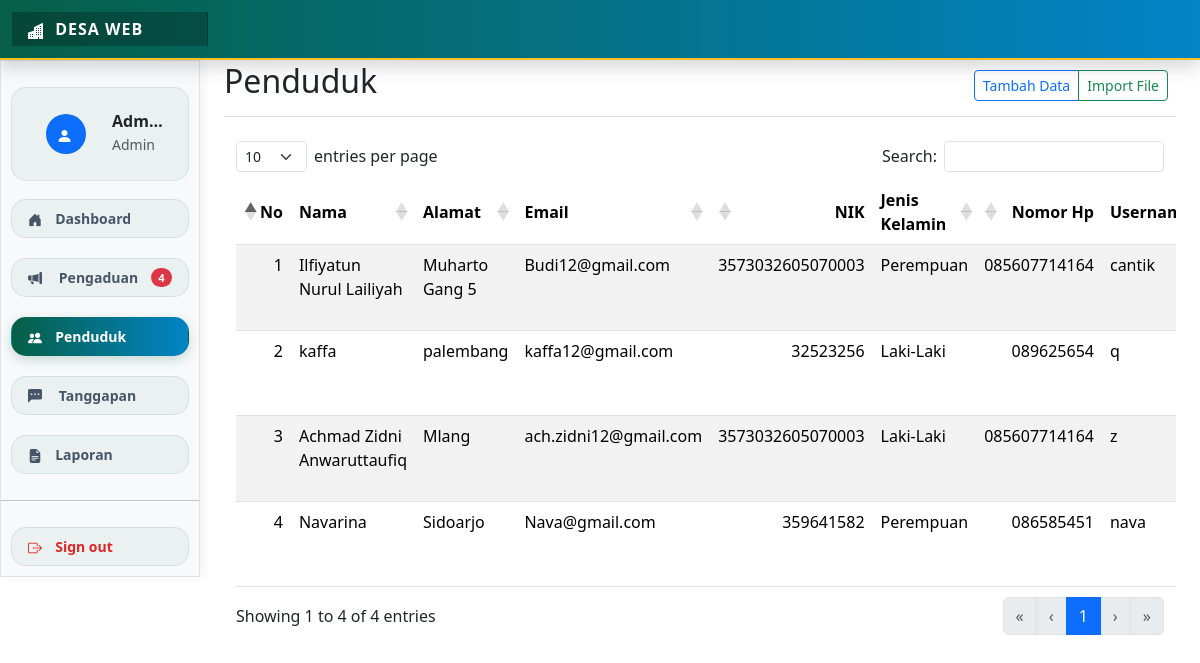
Screenshot of /pelapor.php (signed in) with the database file from the repository.
### tables this page shows
CREATE TABLE `pelapor` (
  `id_pelapor` int(225) NOT NULL,
  `nama` varchar(50) NOT NULL,
  `alamat` varchar(225) NOT NULL,
  `email` varchar(50) NOT NULL,
  `nik` varchar(16) NOT NULL,
  `jk` varchar(20) NOT NULL,
  `no_hp` varchar(12) NOT NULL,
  `username` varchar(20) NOT NULL,
  `password` varchar(20) NOT NULL,
  `id_user` int(225) DEFAULT NULL
);

CREATE TABLE `user` (
  `id_user` int(225) NOT NULL,
  `username` varchar(50) NOT NULL,
  `password` varchar(50) NOT NULL,
  `status` varchar(20) NOT NULL
);

### pelapor.php (the view, shortened to what this page needs)
<!DOCTYPE html>
<html>
<head>
  <link href="datatables.css" rel="stylesheet">
  <link href="style-custom.css" rel="stylesheet">
</head>
<body>
  <?php
  if ($_SESSION['role'] == 'admin'){
  include 'navbar.php';
  ?>
  <div class="container-fluid">
    <div class="row">
      <main class="col-md-9 ms-sm-auto col-lg-10 px-md-4 pt-3" style="position: absolute; top: 30px; right: 0;">
        <div class="d-flex justify-content-between flex-wrap flex-md-nowarp align-items-center pt-3 pb-2 mb-3 border-bottom">
          <h1 class="h2">Penduduk</h1>
          <div class="btn-toolbar mb-2 mb-md-0">
            <div class="btn-group me-2">
              <button type="button" class="btn btn-sm btn-outline-primary" data-bs-toggle="modal" data-bs-target="#tambah">Tambah Data</button>
              <button type="button" class="btn btn-sm btn-outline-success" data-bs-toggle="modal" data-bs-target="#importFile">Import File</button>
            </div>
          </div>
        </div>
        <div class="table-responsive">
          <table class="table table-striped" id="table">
            <thead>
              <tr>
                <th>No</th>
                <th>Nama</th>
                <th>Alamat</th>
                <th>Email</th>
                <th>NIK</th>
                <th>Jenis Kelamin</th>
                <th>Nomor Hp</th>
                <th>Username</th>
              </tr>
            </thead>
            <tbody>
              <?php
              $query_pelapor = mysqli_query($db,"SELECT * FROM pelapor");
              if (mysqli_num_rows($query_pelapor) == 0) {
                echo "<tr align='center'><td colspan='10'>Data Kosong</td></tr>";
              } else {
                $no = 1;
                while ($data = mysqli_fetch_assoc($query_pelapor)) {
                  $q_u = mysqli_query($db,"SELECT * FROM user WHERE id_user = '$data[id_user]'");
                  $query_user = mysqli_fetch_assoc($q_u);
                  ?>
                  <tr>
                    <td><?= $no++ ?></td>
                    <td><?= $data['nama'] ?></td>
                    <td><?= $data['alamat'] ?></td>
                    <td><?= $data['email'] ?></td>
                    <td><?= $data['nik'] ?></td>
                    <td><?= $data['jk'] ?></td>
                    <td><?= $data['no_hp'] ?></td>
                    <td><?= $query_user['username'] ?? '-' ?></td>
                  </tr>
                <?php }
              } ?>
            </tbody>
          </table>
        </div>
      </main>
    </div>
  </div>
</body>
</html>
  <?php } ?>

### style.css (style rules this page uses)
:root { --primary-malang: #065f46; --secondary-malang: #0284c7; --accent-malang: #fbbf24; }

### rows the page displays
pelapor: nama "Ilfiyatun Nurul Lailiyah", alamat "Muharto Gang 5", email "Budi12@gmail.com", nik "3573032605070003", jk "Perempuan", no_hp "085607714164", id_user.username "cantik"
pelapor: nama "kaffa", alamat "palembang", email "kaffa12@gmail.com", nik "32523256", jk "Laki-Laki", no_hp "089625654", id_user.username "q"
pelapor: nama "Achmad Zidni Anwaruttaufiq", alamat "Mlang", email "ach.zidni12@gmail.com", nik "3573032605070003", jk "Laki-Laki", no_hp "085607714164", id_user.username "z"
pelapor: nama "Navarina", alamat "Sidoarjo", email "Nava@gmail.com", nik "359641582", jk "Perempuan", no_hp "086585451", id_user.username "nava"

### other values shown
$nama_tampilan "Admin"
$role_user "Admin"
$count_notif "4"
